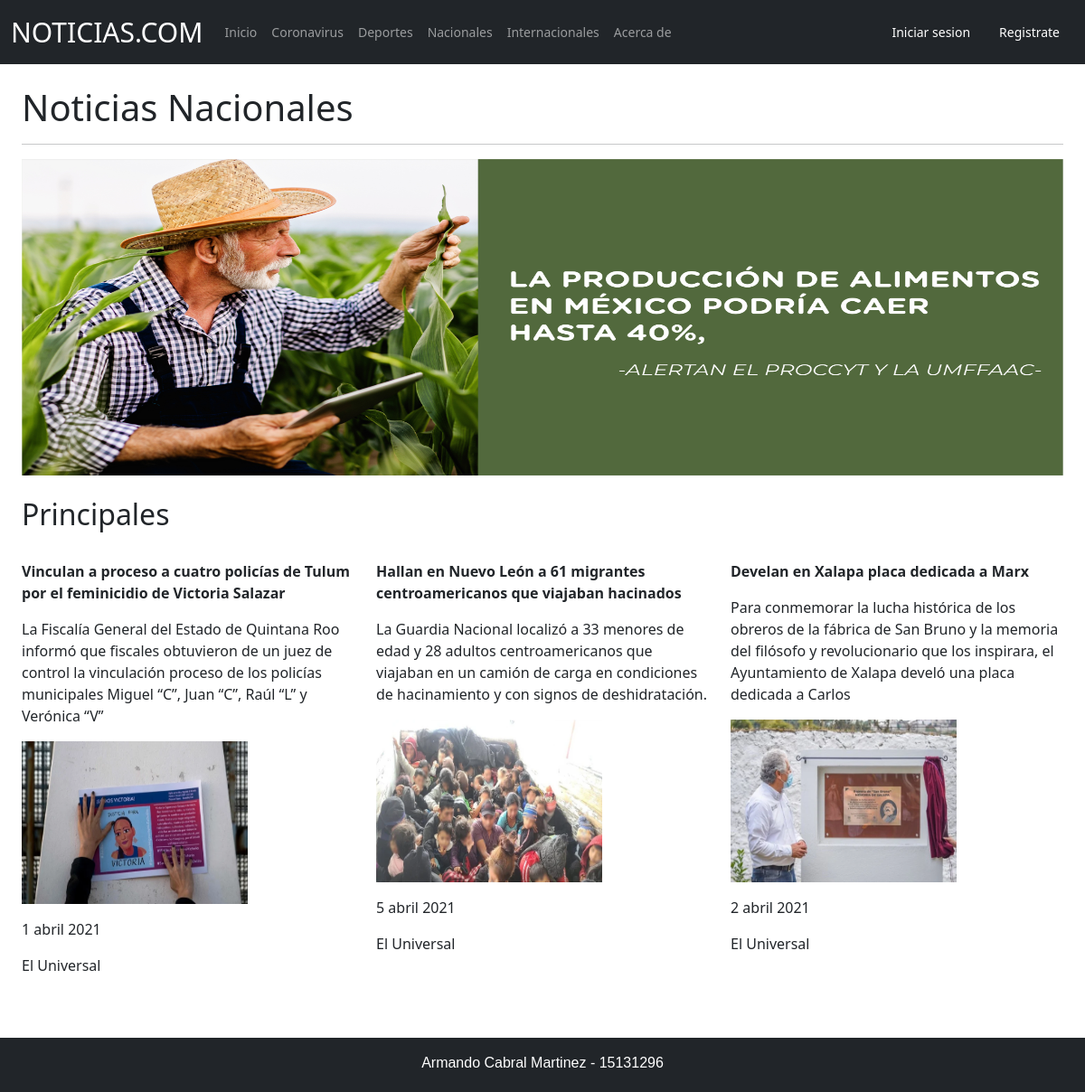
/cuentas/nacionales, run on the app's committed database.
### noticias/models.py (models this page shows, shortened)
class nacionales (models.Model):
	nombre = models.CharField(default = "",null=True,max_length = 200)
	descripcion = models.TextField(default = "",null=True,max_length = 200)
	fecha = models.CharField(default = "",null=True,max_length = 200)
	imagen = models.ImageField(upload_to='files/',default = "")
	autor = models.CharField(default = "",null=True,max_length = 200)

### noticias/views.py (the view)
# urls.py: path('nacionales',NacionalesPageView.as_view(),name = 'nacionales'),
class NacionalesPageView(ListView):
	model = nacionales
	template_name = 'nacionales.html'
	context_object_name = 'noticias_list'

### noticias/templates/nacionales.html (shortened to what this page needs)
{% extends 'base.html' %}
{% block content %}
{% load static %}
<body>
	<div class="px-4">
		<br>
		<h1>Noticias Nacionales</h1>
		<hr>
		<div class="row">
	    	<img src="{% static 'files/bannerNac.jpg' %}" height="350px"
	    	width="1220px">
    	</div>
		<br>
		<h2>Principales</h2>
		<div class="row">
				{% for nacionales in noticias_list %}
				<div class=col-md-4>
                    <br>
					<p><strong>{{ nacionales.nombre }}</strong></p>
			        <p>{{ nacionales.descripcion }}</p>
			        <p><img src="{{ nacionales.imagen }}" height="180px" width="250px"></p>
			        <p>{{ nacionales.fecha }}</p>
			        <p>{{ nacionales.autor }}</p>
                    <br>
				</div>
	    		{% endfor %}
		</div>
	</div>
	<br><br>
</body>
{% endblock content %}

### data on the page
nacionales: nombre "Vinculan a proceso a cuatro policías de Tulum por el feminicidio de Victoria Salazar", descripcion "La Fiscalía General del Estado de Quintana Roo informó que fiscales obtuvieron de un juez de control la vinculación proceso de los policías municipales Miguel “C”, Juan “C”, Raúl “L” y Verónica “V”", imagen (picture), fecha "1 abril 2021", autor "El Universal"
nacionales: nombre "Hallan en Nuevo León a 61 migrantes centroamericanos que viajaban hacinados", descripcion "La Guardia Nacional localizó a 33 menores de edad y 28 adultos centroamericanos que viajaban en un camión de carga en condiciones de hacinamiento y con signos de deshidratación.", imagen (picture), fecha "5 abril 2021", autor "El Universal"
nacionales: nombre "Develan en Xalapa placa dedicada a Marx", descripcion "Para conmemorar la lucha histórica de los obreros de la fábrica de San Bruno y la memoria del filósofo y revolucionario que los inspirara, el Ayuntamiento de Xalapa develó una placa dedicada a Carlos", imagen (picture), fecha "2 abril 2021", autor "El Universal"
